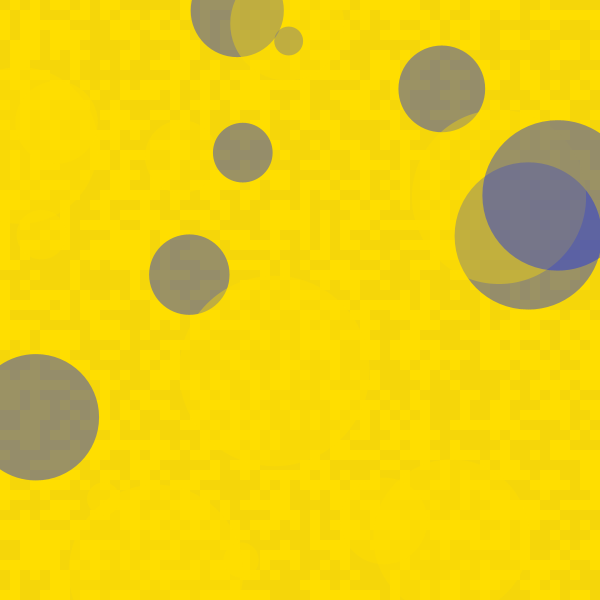
Frame 1 (no input)
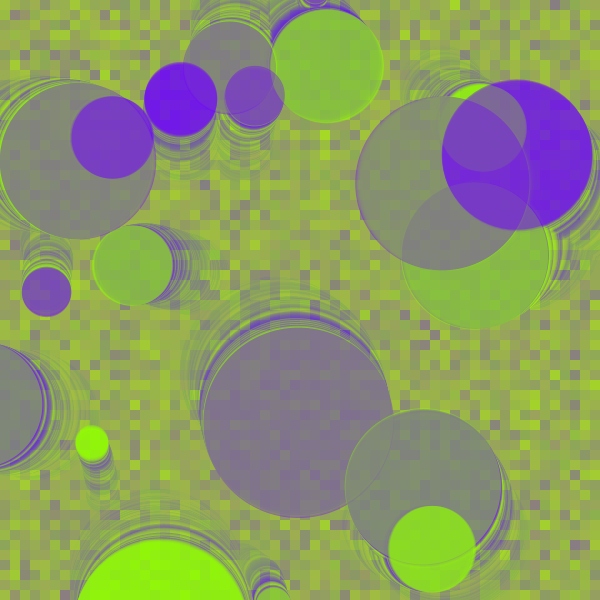
Frame 60 (the mouse pressed at the canvas centre just before this capture)
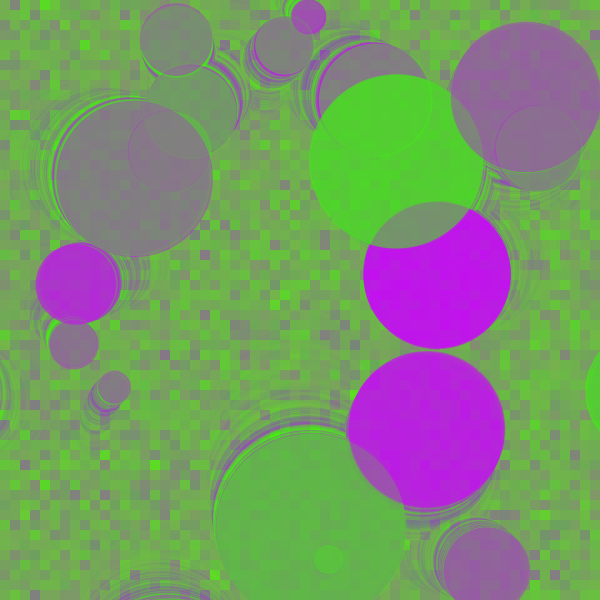
Frame 120 (the mouse held since frame 60 and released just before this capture)

The Processing sketch that drew these frames (run headless with seeded random() and noise(); from frame 60 on, the mouse is pressed at the canvas centre):

// Processing sketch: colcom7
// ── colcom7.pde
ArrayList giradores;
int col, ran, can;
girador g1, g2, g3;

void setup() {
  size(600, 600); 
  colorMode(HSB);
  smooth();
  noStroke();
  iniciar();
  background((col+128)%256, 255, 255);
  ran = 10;
  can = 20;
  giradores = new ArrayList();
  for (int i = 0; i < can; i++) {
    giradores.add(new girador());
  }
}

void draw() {
  fill((col+128)%256, 255, 255, 5);
  rect(0, 0, width, height);
  for (int j = 0; j < height/ran; j++) {
    for (int i = 0; i < width/ran; i++) {
      if (random(2) > 1) {
        fill((col+128)%256, 255, 255, 10);
      }
      else {
        fill(col, 255, 255, 10);
      }
      rect(ran*i, ran*j, ran, ran);
    }
  } 
  for (int i = 0; i < can; i++) {
    girador aux = (girador) giradores.get(i);
    aux.act();
  }
  //cambio de color
  col += int(random(-1, 2));
  col = col%256;
}

void keyPressed() {
  if (key == 'r') {
    iniciar();
  }
}

void iniciar() {
  col = int(random(256));
  background((col+128)%256, 215, 255);
}

class girador {
  float x, y, ang, vel, rad, dim;
  girador() {
    x = random(width);
    y = random(height);
    ang = random(TWO_PI);
    vel = 1;
    dim = random(20, 200);
    rad = dim/2;
  } 
  void act() {
    //mueve
    x += cos(ang)*vel;
    y += sin(ang)*vel;
    //aleja del mouse
    float distancia = dist(x, y, mouseX, mouseY);
    if (distancia < dim) {
      float angu = atan2(mouseY-y, mouseX-x);
      float velo = (dim - distancia)/10;
      x -= cos(angu)*velo;
      y -= sin(angu)*velo;
    }
    //controla los bordes...
    if (x > width+rad) {
      x = -rad;
    }
    else if (x < -rad) {
      x = width+rad;
    }

    else if (y > height+rad) {
      y = -rad;
    }

    else if (y < -rad) {
      y = height+rad;
    }
    //color aleatorio
    if (random(2) > 1) {
      fill((col+128)%256, 255, 255, 100);
    }
    else {
      fill(col, 255, 255, 100);
    }
    //dibuja
    ellipse(x, y, dim, dim);
    ang += random(-0.1, 0.1);
    ang = ang%TWO_PI;
  }
}
